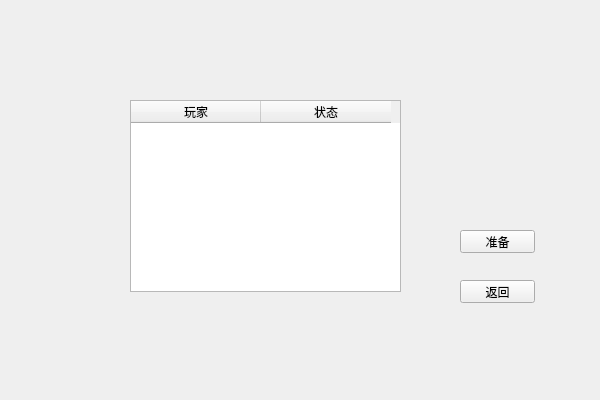
<?xml version="1.0" encoding="UTF-8"?>
<ui version="4.0">
 <class>RoomWidgetClass</class>
 <widget class="QWidget" name="RoomWidgetClass">
  <property name="geometry">
   <rect>
    <x>0</x>
    <y>0</y>
    <width>600</width>
    <height>400</height>
   </rect>
  </property>
  <property name="windowTitle">
   <string>RoomWidget</string>
  </property>
  <widget class="QPushButton" name="readyBtn">
   <property name="geometry">
    <rect>
     <x>460</x>
     <y>230</y>
     <width>75</width>
     <height>23</height>
    </rect>
   </property>
   <property name="text">
    <string>准备</string>
   </property>
  </widget>
  <widget class="QPushButton" name="backBtn">
   <property name="geometry">
    <rect>
     <x>460</x>
     <y>280</y>
     <width>75</width>
     <height>23</height>
    </rect>
   </property>
   <property name="text">
    <string>返回</string>
   </property>
  </widget>
  <widget class="QTableWidget" name="tableWidget">
   <property name="geometry">
    <rect>
     <x>130</x>
     <y>100</y>
     <width>271</width>
     <height>192</height>
    </rect>
   </property>
   <property name="editTriggers">
    <set>QAbstractItemView::NoEditTriggers</set>
   </property>
   <attribute name="horizontalHeaderDefaultSectionSize">
    <number>130</number>
   </attribute>
   <column>
    <property name="text">
     <string>玩家</string>
    </property>
    <property name="textAlignment">
     <set>AlignCenter</set>
    </property>
   </column>
   <column>
    <property name="text">
     <string>状态</string>
    </property>
    <property name="textAlignment">
     <set>AlignCenter</set>
    </property>
   </column>
  </widget>
 </widget>
 <layoutdefault spacing="6" margin="11"/>
 <resources/>
 <connections>
  <connection>
   <sender>backBtn</sender>
   <signal>clicked()</signal>
   <receiver>RoomWidgetClass</receiver>
   <slot>BackBtnClicked()</slot>
   <hints>
    <hint type="sourcelabel">
     <x>483</x>
     <y>297</y>
    </hint>
    <hint type="destinationlabel">
     <x>483</x>
     <y>342</y>
    </hint>
   </hints>
  </connection>
  <connection>
   <sender>readyBtn</sender>
   <signal>clicked()</signal>
   <receiver>RoomWidgetClass</receiver>
   <slot>ReadyBtnClicked()</slot>
   <hints>
    <hint type="sourcelabel">
     <x>518</x>
     <y>237</y>
    </hint>
    <hint type="destinationlabel">
     <x>543</x>
     <y>191</y>
    </hint>
   </hints>
  </connection>
 </connections>
 <slots>
  <slot>BackBtnClicked()</slot>
  <slot>ReadyBtnClicked()</slot>
 </slots>
</ui>
